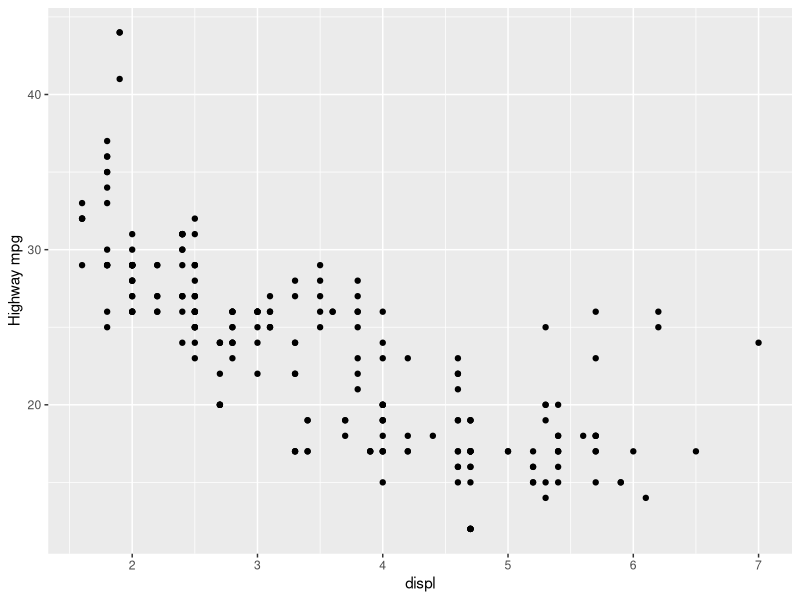
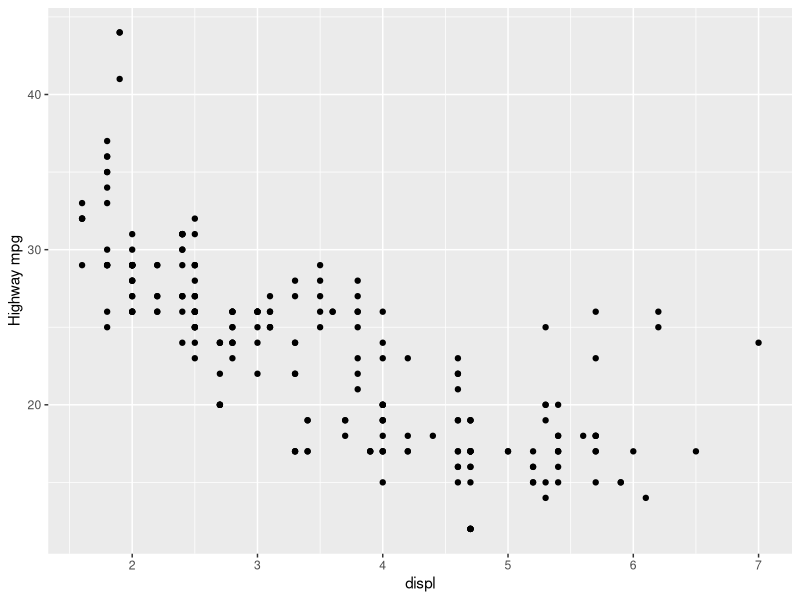
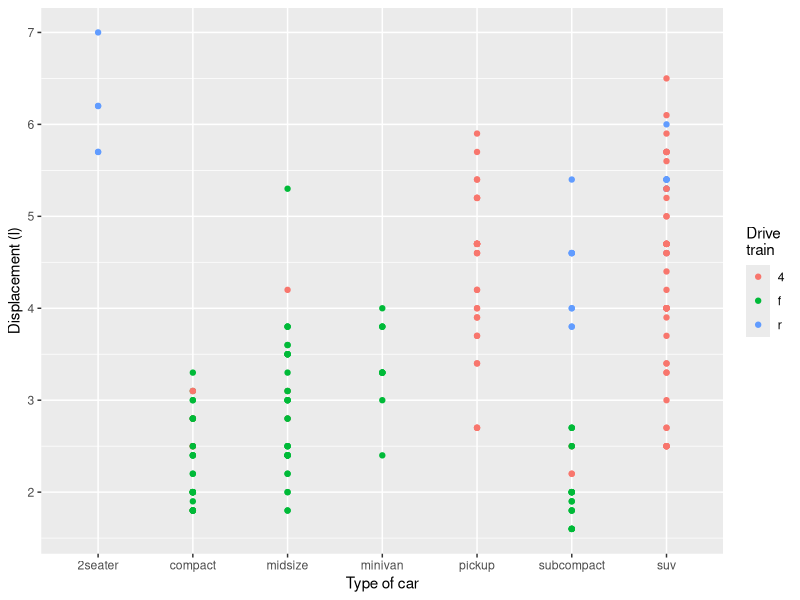
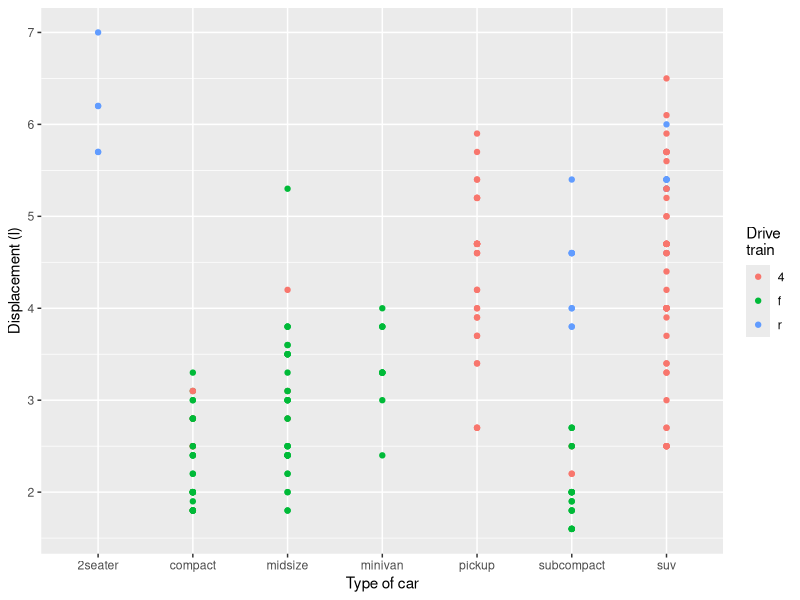
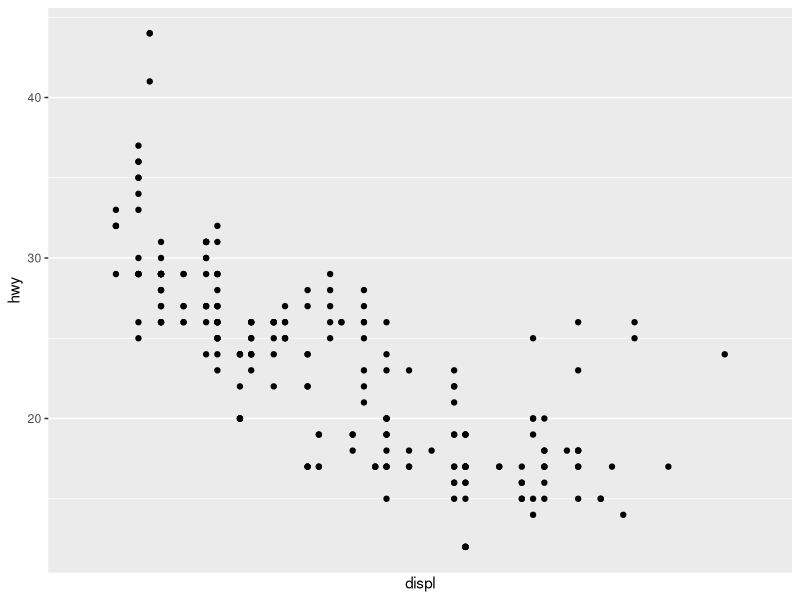

Here is the R script that generated these plots, in order:
## ---- chunk 1
library(tidyverse)

## ---- chunk 2
# given
ggplot(mpg, aes(displ)) + 
  scale_y_continuous("Highway mpg") + 
  scale_x_continuous() +
  geom_point(aes(y = hwy))

# simplified
ggplot(mpg, aes(displ, hwy)) + 
  geom_point() +
  scale_y_continuous("Highway mpg")

# given
ggplot(mpg, aes(y = displ, x = class)) + 
  scale_y_continuous("Displacement (l)") + 
  scale_x_discrete("Car type") +
  scale_x_discrete("Type of car") + 
  scale_colour_discrete() + 
  geom_point(aes(colour = drv)) + 
  scale_colour_discrete("Drive\ntrain")

# simplify
ggplot(mpg, aes(class, displ, colour = drv)) + 
  geom_point() + 
  labs(x = "Type of car", y = "Displacement (l)") +
  scale_colour_discrete("Drive\ntrain")

## ---- chunk 3

# # discrete variable with continuous scale
# ggplot(mpg, aes(class)) +
#   geom_bar() +
#   scale_x_continuous()

# continuous variable to discrete scale
ggplot(mpg, aes(displ, hwy)) + 
  geom_point() +
  scale_x_discrete()

